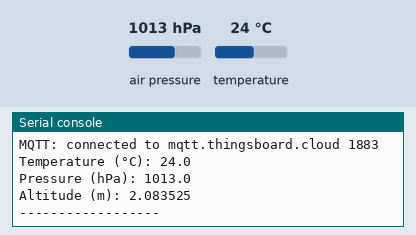
The program below on a simulated ESP32 board running MicroPython. Parts: the last lines printed to the serial console. Inputs (shaded band) come from the test bench; at power-on: air pressure 1013 hPa, temperature 24 °C. WiFi joins after 1.5 s; no MQTT or app messages arrive unless stated.

Above: at 2.9 s.
3.0 s: air pressure set to 952 hPa
5.0 s: temperature set to 12 °C
At 6.9 s:
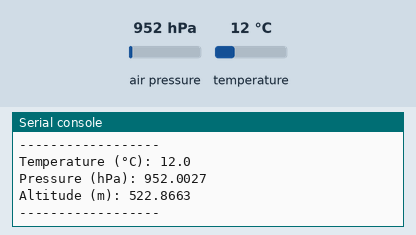
7.0 s: air pressure set to 975 hPa
At 12.8 s:
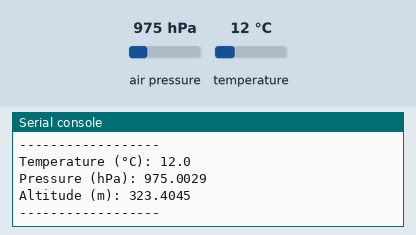

Measured:
- after the input at 5.0 s, the serial console: prints a new line after 1.8 s (image 1)
- after the input at 7.0 s, the serial console: prints a new line after 4.8 s (image 2)

The program:

sethbmp280.py
```python
# main.py — ESP32 + MicroPython → ThingsBoard Cloud (BMP280 telemetry)
import network, time, json
from umqtt.simple import MQTTClient
from machine import Pin, I2C
from mybmp280 import BMP280  # you're already providing this

# ===== Wi-Fi =====
SSID = "Robotic WIFI"
PASS = "rbtWIFI@2025"

# ===== ThingsBoard Cloud (MQTT 1883) =====
TB_HOST = "mqtt.thingsboard.cloud"
TB_PORT = 1883
TB_TOKEN = b"mfst7LzVuEWZtxVo2idQ"       # Device Access Token
TOPIC    = b"v1/devices/me/telemetry"    # Telemetry topic

# --- Wi-Fi connect ---
wlan = network.WLAN(network.STA_IF)
wlan.active(True)
if not wlan.isconnected():
    wlan.connect(SSID, PASS)
    t0 = time.ticks_ms()
    while not wlan.isconnected():
        if time.ticks_diff(time.ticks_ms(), t0) > 15000:
            raise RuntimeError("Wi-Fi connection timeout")
        time.sleep(0.2)
print("Wi-Fi:", wlan.ifconfig())

# --- MQTT connect (username = token, empty password) ---
client = MQTTClient(
    client_id=b"esp32-bmp280",
    server=TB_HOST,
    port=TB_PORT,
    user=TB_TOKEN,
    password=b"",
    keepalive=30,
    ssl=False
)
client.connect()
print("MQTT: connected to", TB_HOST, TB_PORT)

# --- BMP280 init (your exact wiring) ---
i2c = I2C(0, scl=Pin(22), sda=Pin(21))
bmp = BMP280(i2c, addr=0x76)  # change to 0x77 if needed

# --- Read + Publish loop ---
while True:
    temp_c = bmp.temperature
    press_hpa = bmp.pressure / 100.0
    alt_m = bmp.altitude

    # Local serial debug (kept from your test)
    print("Temperature (°C):", temp_c)
    print("Pressure (hPa):", press_hpa)
    print("Altitude (m):", alt_m)
    print("------------------")

    # Telemetry payload → ThingsBoard
    payload = json.dumps({
        "temperature": round(temp_c, 2),
        "pressure": round(press_hpa, 2),
        "altitude": round(alt_m, 2)
    }).encode("utf-8")

    client.publish(TOPIC, payload)
    time.sleep(5)
```

mybmp280.py
```python
import struct, math, time

class BMP280:
    def __init__(self, i2c, addr=0x76):
        self.i2c = i2c
        self.addr = addr
        chip_id = self.i2c.readfrom_mem(self.addr, 0xD0, 1)[0]
        if chip_id != 0x58:
            raise RuntimeError("Not a BMP280, ID=%#x" % chip_id)
        self._load_calibration()
        # Normal mode, temp+press oversampling x1
        self.i2c.writeto_mem(self.addr, 0xF4, b'\x27')
        self.i2c.writeto_mem(self.addr, 0xF5, b'\xA0')

    def _load_calibration(self):
        buf = self.i2c.readfrom_mem(self.addr, 0x88, 24)
        (self.T1, self.T2, self.T3,
         self.P1, self.P2, self.P3, self.P4, self.P5,
         self.P6, self.P7, self.P8, self.P9) = struct.unpack("<HhhHhhhhhhhh", buf)
        self.t_fine = 0

    def _read_raw(self):
        d = self.i2c.readfrom_mem(self.addr, 0xF7, 6)
        adc_p = (d[0] << 12) | (d[1] << 4) | (d[2] >> 4)
        adc_t = (d[3] << 12) | (d[4] << 4) | (d[5] >> 4)
        return adc_t, adc_p

    def _comp_temp(self, adc_t):
        var1 = (((adc_t >> 3) - (self.T1 << 1)) * self.T2) >> 11
        var2 = (((((adc_t >> 4) - self.T1) * ((adc_t >> 4) - self.T1)) >> 12) * self.T3) >> 14
        self.t_fine = var1 + var2
        T = (self.t_fine * 5 + 128) >> 8
        return T / 100.0

    def _comp_press(self, adc_p):
        var1 = self.t_fine - 128000
        var2 = var1 * var1 * self.P6
        var2 = var2 + ((var1 * self.P5) << 17)
        var2 = var2 + (self.P4 << 35)
        var1 = ((var1 * var1 * self.P3) >> 8) + ((var1 * self.P2) << 12)
        var1 = (((1 << 47) + var1) * self.P1) >> 33
        if var1 == 0:
            return 0
        p = 1048576 - adc_p
        p = (((p << 31) - var2) * 3125) // var1
        var1 = (self.P9 * (p >> 13) * (p >> 13)) >> 25
        var2 = (self.P8 * p) >> 19
        p = ((p + var1 + var2) >> 8) + (self.P7 << 4)
        return p / 256.0

    @property
    def temperature(self):
        adc_t, _ = self._read_raw()
        return self._comp_temp(adc_t)

    @property
    def pressure(self):
        adc_t, adc_p = self._read_raw()
        self._comp_temp(adc_t)
        return self._comp_press(adc_p)

    @property
    def altitude(self):
        p = self.pressure
        return 44330 * (1 - (p / 101325) ** (1 / 5.255))
```
